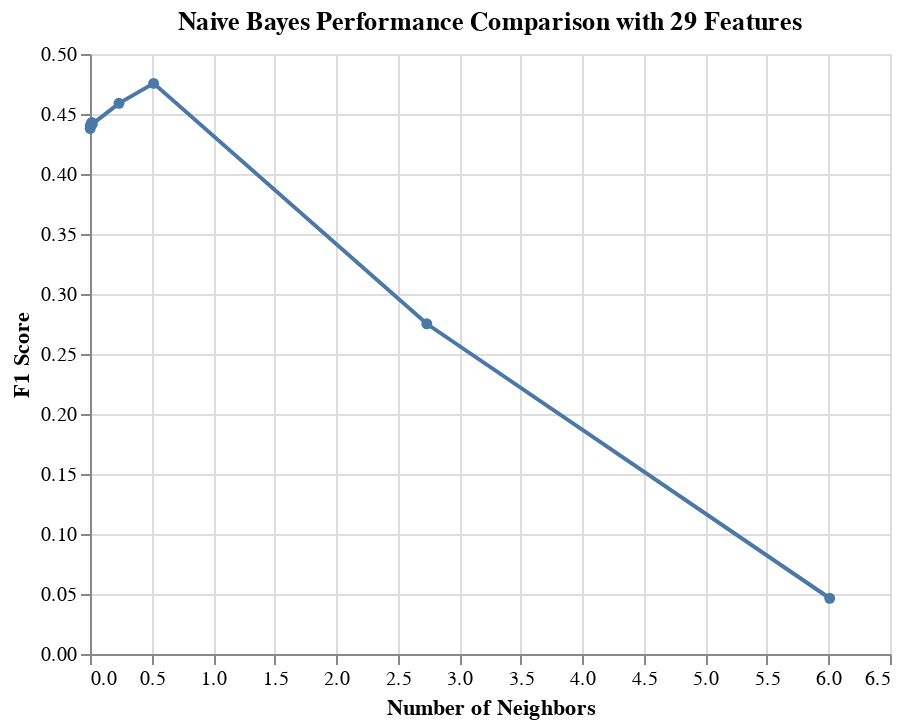

Notebook cell for this chart:
### Code cell
from vega_datasets import data
alt.renderers.enable('default')
fit_out_NB["chart"]

### Figure 1 — Vega-Lite specification as saved in the notebook (floating-point values rounded to 4 significant figures)
{"config": {"view": {"continuousWidth": 400, "continuousHeight": 300}}, "data": {"name": "data-aeae0c3403d411a995fded4e473fee68"}, "mark": {"type": "line", "point": true}, "encoding": {"x": {"type": "quantitative", "field": "nb__var_smoothing", "title": "Number of Neighbors"}, "y": {"type": "quantitative", "field": "mean_score", "scale": {"zero": false}, "title": "F1 Score"}}, "title": "Naive Bayes Performance Comparison with 29 Features", "$schema": "https://vega.github.io/schema/vega-lite/v4.8.1.json", "datasets": {"data-aeae0c3403d411a995fded4e473fee68": [{"mean_score": 0.4755, "std_score": 0.02676, "max_score": 0.5256, "min_score": 0.4518, "rfi_fs__n_features_": 29.0, "nb__var_smoothing": 0.5171}, {"mean_score": 0.4589, "std_score": 0.01953, "max_score": 0.4815, "min_score": 0.4343, "rfi_fs__n_features_": 29.0, "nb__var_smoothing": 0.2354}, {"mean_score": 0.443, "std_score": 0.02434, "max_score": 0.4802, "min_score": 0.4133, "rfi_fs__n_features_": 29.0, "nb__var_smoothing": 0.01399}, {"mean_score": 0.4415, "std_score": 0.02574, "max_score": 0.4826, "min_score": 0.4115, "rfi_fs__n_features_": 29.0, "nb__var_smoothing": 0.01846}, {"mean_score": 0.4408, "std_score": 0.02664, "max_score": 0.4792, "min_score": 0.4056, "rfi_fs__n_features_": 29.0, "nb__var_smoothing": 0.004606}, {"mean_score": 0.4397, "std_score": 0.02772, "max_score": 0.4792, "min_score": 0.4056, "rfi_fs__n_features_": 29.0, "nb__var_smoothing": 0.002524}, {"mean_score": 0.4378, "std_score": 0.02864, "max_score": 0.4769, "min_score": 0.4037, "rfi_fs__n_features_": 29.0, "nb__var_smoothing": 0.001664}, {"mean_score": 0.2752, "std_score": 0.05819, "max_score": 0.3846, "min_score": 0.2198, "rfi_fs__n_features_": 29.0, "nb__var_smoothing": 2.736}, {"mean_score": 0.04646, "std_score": 0.02618, "max_score": 0.07692, "min_score": 0.01316, "rfi_fs__n_features_": 29.0, "nb__var_smoothing": 6.01}]}}
